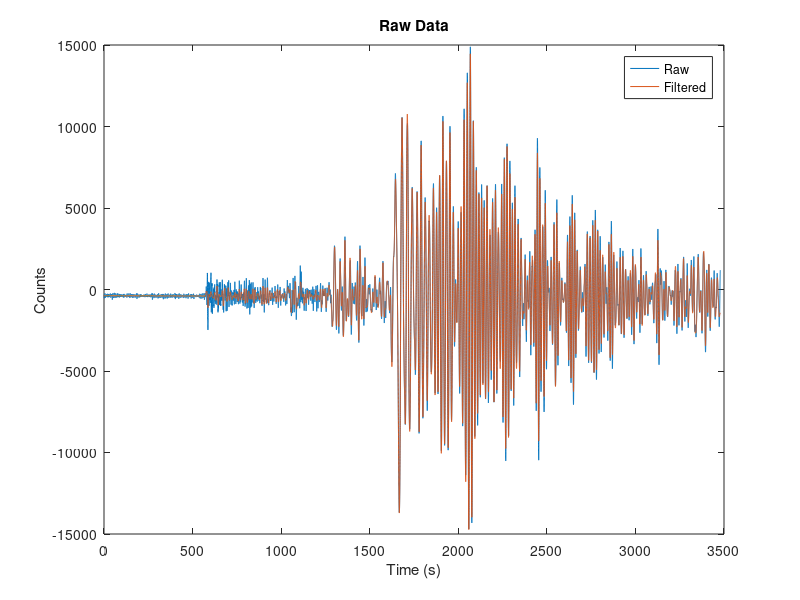

Reproduce this figure in MATLAB.
%{
    Matlab Practical 6 by Zach Vig
%}

clearvars; clear;

%q1.1
d = importdata("ANMO_z.txt");
t = d(:,1);
c = d(:,2);
figure(1);
plot(t,c,'DisplayName','Raw'); title("Raw Data"); xlabel("Time (s)"); ylabel("Counts");
% xline([200,400,580,700,1300,1450,1640,2400]);
% xlim([580,700]);

%q1.2
%a. There is just some background noise. There is not any signal here, but it has a frequency of roughly 6 seconds. This could be due to waves hitting the shore on the continent.

%b. This is the onset in some low amplitude signal and that lasts until 1300 seconds.It has roughly the same frequency as part a.

%c. Here the signal increases in amplitude slightly, but this is pretty short lived and only occurs in this time interval.

%d. In this interval, the signal is the highest amplitude. It peaks in the center of the time interval after growing and before fading back to roughly the signal amplitude seen in part c.

%q1.3
%There is one sample taken every 0.05 seconds, so the sampling frequency is 20 Hz, so the nyquist frequency is 10 Hz.

%q1.4
[b,a] = butter(4,0.01,'low');
% fvtool(b,a);

%q1.5
figure(1); hold on;
c_filt = filtfilt(b,a,c);
plot(t,c_filt,'DisplayName','Filtered');
legend();
hold off;


%q2.1
% f = linspace(0,0.1,1000);
% figure(2);
% spectrogram(c,2048,1024,f,20,'yaxis'); title('Raw Spectrogram');

% %q2.2
% c_dtr = detrend(c_filt);
% figure(3); hold on;
% plot(t,c_filt,'DisplayName','Raw');title('Part 2 Signal');xlabel('Time (s)'); ylabel('Counts');
% plot(t,c_dtr,'DisplayName','Detrended');
% legend();
% hold off;
% figure(4);
% spectrogram(c_dtr,2048,1024,f,20,'yaxis');
% %{
%     Our signal was shifted up so that it is centered around zero and it is completly flat except for the amplitude of the signal. The spectrogram no longer has a frequency offset in the beginning. Otherwise, the shapes are the same.
% %}

% %q2.3
% %{
%     There is a low frequency signal early on in the spectrogtram, from roughly 0-10 minutes. This feature abprutly changes at ~10 minutes to include moderate amplitude signals of higher freqeuncies. Then, at ~28 minutes, a large amplitude signal is seen that curves to later times at higher frequencies. This feature starts with low frequencies from ~10-30 Hz and ends with higherfrequencies from ~40-60 Hz. This is the result of lower frequency waves arriving before higher freqeuncy waves.
% %}

% %q2.4
% %{
%     Yes, the speed of Rayleigh Wave propagation is directly related to their period. That is, low frequency, long period waves are faster and thus arrive before high frequency, short period waves, which are slower. Small period = small speed.
% %}

% %q2.5
% %{
%     Depths of maximum sensitivity = 1/3 * wavelength = 1/3 *velocity*period
%     3.9*100/3 = 130km
%     3.9*80/3 = 104km
%     3.9*60/3 = 78km
%     3.9*50/3 = 65km
%     3.9*40/3 = 52km
%     3.9*30/3 = 39km
%     3.9*20/3 = 26km
% %}

% %q2.6
% %{
%     Since the fastest waves are the ones with low frequencies (i.e. long periods and the ones that "feel" deep in the Earth), I can infer that Vs increases with depth, since Vs and propagation velocity are directly related. In other words, the waves that feel the deepest move the fastest because Vs is higher at depth. 
% %}

% %q2.7
% [b1,a1] = butter(4,0.001,'low');
% [b2,a2] = butter(4,0.003,'low');
% [b3,a3] = butter(4,0.005,'low');
% [b4,a4] = butter(4,0.01,'low');

% cfilt_1 = detrend(filtfilt(b1,a1,c));
% cfilt_2 = detrend(filtfilt(b2,a2,c));
% cfilt_3 = detrend(filtfilt(b3,a3,c));
% cfilt_4 = detrend(filtfilt(b4,a4,c));

% figure(5); hold on;
% subplot(2,2,1);spectrogram(cfilt_1,2048,1024,f,20,'yaxis');title("N=4, Wn=0.001")
% subplot(2,2,2);spectrogram(cfilt_2,2048,1024,f,20,'yaxis');title("N=4, Wn=0.003")
% subplot(2,2,3);spectrogram(cfilt_3,2048,1024,f,20,'yaxis');title("N=4, Wn=0.005")
% subplot(2,2,4);spectrogram(cfilt_4,2048,1024,f,20,'yaxis');title("N=4, Wn=0.1")
% hold off;

% %{
%     Changing Wn, the cutoff frequency for the lowpass filter, affects which frequencies can be seen in the spectrogram. At very low Wn, most of the frequencies in the spectrogram are very low power, but at higher Wn, all the frequencies that are in the signal can be seen at their true power, since they are not being filtered out by the lowpass filter. For example, when Wn = 0.0001, only frequencies below 0.001*20Hz ~ 10mHz could be seen, but at Wn = 0.1*20Hz ~ 200mHz, all of the frequencies in the signal could be seen.
% %}